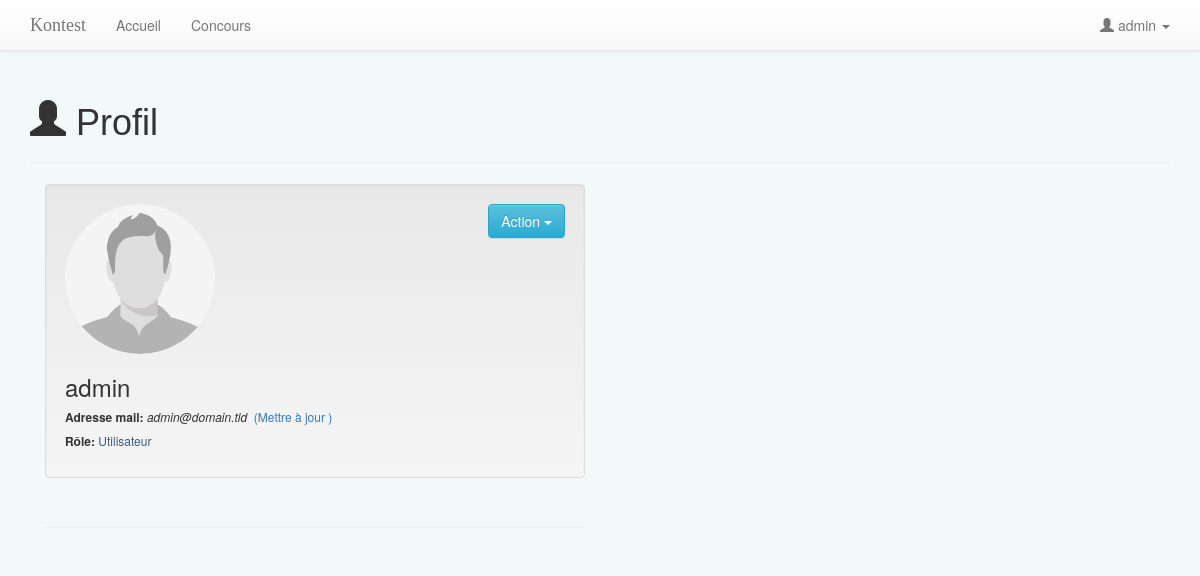
The app's page /profile.php (signed in) with its own data.
### tables this page shows
CREATE TABLE `users` (
  `user_id` int(11) NOT NULL,
  `user_role` int(5) NOT NULL DEFAULT '25',
  `user_name` varchar(255) NOT NULL,
  `user_pic` varchar(200) NOT NULL DEFAULT 'default.jpg',
  `user_email` varchar(60) NOT NULL,
  `user_pass` varchar(255) NOT NULL
);

### language.php (called while the page is built, shortened)
<?php
$_SITE_TITLE_HOME = "Accueil";
$_SITE_TITLE_CONTEST = "Concours";
$_KONTEST_UPDATE = "Mettre à jour";
$_KONTEST_USER = "Utilisateur";
$_KONTEST_PROFILE = "Profil";
$_KONTEST_RANK = "Rôle";
$_PROFILE_EMAIL_ADDRESS = "Adresse mail";
?>

### class.user.php (called while the page is built, shortened)
<?php
require_once('language.php');
class USER
{
	private $conn;
	public function __construct()
	{
		$database = new Database();
		$db = $database->dbConnection();
		$this->conn = $db;
    }
	public function runQuery($sql)
	{
		$stmt = $this->conn->prepare($sql);
		return $stmt;
	}
}
?>

### profile.php (the view, shortened to what this page needs)
<?php
    require_once("class.user.php");
    $auth_user = new USER();
    $user_id = $_SESSION['user_session'];
    function getUser($auth_user, $user_id){
        $stmt = $auth_user->runQuery("SELECT * FROM users WHERE user_id=:user_id");
        $stmt->execute(array(":user_id"=>$user_id));
        return $stmt->fetch(PDO::FETCH_ASSOC);
    }
    $userRow = getUser($auth_user, $user_id);
?>
<!DOCTYPE html PUBLIC "-//W3C//DTD XHTML 1.0 Transitional//EN" "http://www.w3.org/TR/xhtml1/DTD/xhtml1-transitional.dtd">
<html xmlns="http://www.w3.org/1999/xhtml">
<head>
<link href="bootstrap/css/bootstrap.min.css" rel="stylesheet" media="screen">
<link href="bootstrap/css/bootstrap-theme.min.css" rel="stylesheet" media="screen">
<link rel="stylesheet" href="style.css" type="text/css"  />
</head>
<body>
    <?php require_once('navbar_skeleton.php'); ?>
    <div class="container-fluid" style="margin-top:80px;">
    <div class="container">
        <h1><span class="glyphicon glyphicon-user"></span> <?php echo $_KONTEST_PROFILE; ?></h1>
       	<hr />
	<div class="col-xs-6">
	<?php
        switch(true){
                case ($userRow['user_role'] >= 25 && $userRow['user_role'] < 50):
                        $levelU = "<font color=\"#375D81\">" . $_KONTEST_USER . "</font>";
                        break;
        }
        ?>
        <div class="container-fluid well span6">
            <div class="row-fluid">
                <div class="pull-right">
                    <div class="btn-group">
                        <a class="btn dropdown-toggle btn-info" data-toggle="dropdown" href="#">
                        Action
                        <span class="caret"></span>
                        </a>
                    </div>
                </div>
                <div class="span2" >
                        <div class="view overlay hm-stylish-strong">
                            <img id="avatar" src="user_images/<?php echo $userRow['user_pic']; ?>" class="img-circle" width="150px" height="150px" />
                        </div>
                </div>
                <div class="span8">
                    <h3><?php echo $userRow['user_name']; ?></h3>
                    <h6><b><?php echo $_PROFILE_EMAIL_ADDRESS; ?>:</b> <i><?php echo $userRow['user_email']; ?></i> &nbsp;<a href="#" data-toggle="modal" data-target="#myModalMail">(<?php echo $_KONTEST_UPDATE; ?>&nbsp;)</a></h6>
                    <h6><b><?php echo $_KONTEST_RANK; ?>:</b> <?php echo $levelU; ?></h6>
                </div>
            </div>
        </div>
	<p class="page-header"></p>
   	</div>
    </div>
</div>
</body>
</html>

### navbar_skeleton.php (shortened to what this page needs)
<nav class="navbar navbar-default navbar-fixed-top">
  <div class="container">
    <div class="navbar-header">
      <a class="navbar-brand" href="#">Kontest</a>
    </div>
    <div id="navbar" class="navbar-collapse collapse">
      <ul class="nav navbar-nav">
        <li><a href="home.php"><?php echo $_SITE_TITLE_HOME; ?></a></li>
        <li><a href="contest.php"><?php echo $_SITE_TITLE_CONTEST; ?></a></li>
      </ul>
      <ul class="nav navbar-nav navbar-right">
        <li class="dropdown">
          <a href="#" class="dropdown-toggle" data-toggle="dropdown" role="button" aria-haspopup="true" aria-expanded="false">
                      <span class="glyphicon glyphicon-user"></span>&nbsp;<?php echo $userRow['user_name']; ?>&nbsp;<span class="caret"></span></a>
        </li>
      </ul>
    </div>
  </div>
</nav>

### style.css (style rules this page uses)
body { background:#f1f9f9; }
.navbar-brand { font-family:"Lucida Handwriting"; }
h1 { font-family:Verdana, Geneva, sans-serif; }
.view { overflow: hidden; position: relative; cursor: default; display: inline-block; border-radius:50%; }
.view img { display: block; position: relative; }
.overlay img { transition: all 0.2s linear; }

### records on screen
users: user_name "admin", user_pic (placeholder picture), user_email "admin@domain.tld"

### other values on screen
$_SITE_TITLE_HOME "Accueil"
$_SITE_TITLE_CONTEST "Concours"
$_KONTEST_PROFILE "Profil"
$_PROFILE_EMAIL_ADDRESS "Adresse mail"
$_KONTEST_UPDATE "Mettre à jour"
$_KONTEST_RANK "Rôle"
$_KONTEST_USER "Utilisateur"
